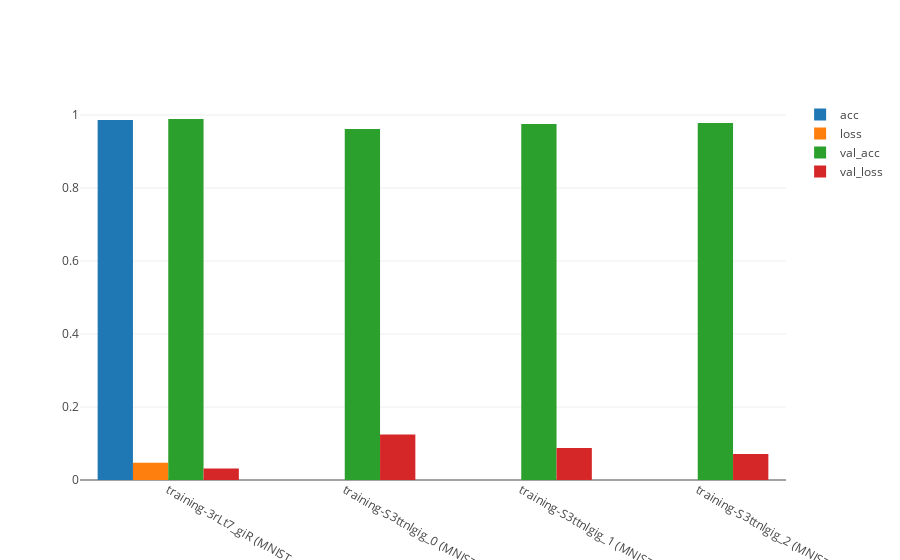

Notebook source saved alongside this figure:
### Markdown cell above
Visualize metrics data using grouped bar chart.

### Code cell
data = []

for i in list(pd.unique(metrics_df['METRIC NAME'])):
    data.append(go.Bar(x=metrics_df[metrics_df['METRIC NAME'].isin([i])]['GUID'] + ' (' + metrics_df[metrics_df['METRIC NAME'].isin([i])]['NAME'] + ')', y=metrics_df[metrics_df['METRIC NAME'].isin([i])]['METRIC VALUE'], name=i))


layout = go.Layout(
    barmode='group'
)

fig = go.Figure(data=data, layout=layout)

iplot(fig)

### Figure 1 — Plotly figure (JSON) as saved in the notebook; plotly's stock layout.template omitted (floating-point values rounded to 4 significant figures)
{"data": [{"y": [0.9864], "x": ["training-3rLt7_giR (MNIST_CNN)"], "type": "bar", "name": "acc"}, {"y": [0.04749], "x": ["training-3rLt7_giR (MNIST_CNN)"], "type": "bar", "name": "loss"}, {"y": [0.9891, 0.9616, 0.9753, 0.9784], "x": ["training-3rLt7_giR (MNIST_CNN)", "training-S3ttnlgig_0 (MNIST_MLP)", "training-S3ttnlgig_1 (MNIST_MLP)", "training-S3ttnlgig_2 (MNIST_MLP)"], "type": "bar", "name": "val_acc"}, {"y": [0.03127, 0.1249, 0.0874, 0.07103], "x": ["training-3rLt7_giR (MNIST_CNN)", "training-S3ttnlgig_0 (MNIST_MLP)", "training-S3ttnlgig_1 (MNIST_MLP)", "training-S3ttnlgig_2 (MNIST_MLP)"], "type": "bar", "name": "val_loss"}], "layout": {"barmode": "group"}}
